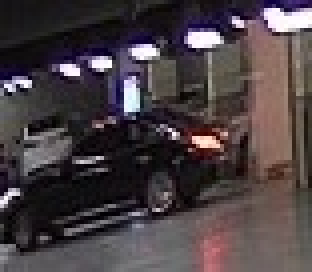
#> input picture cv/crop0.jpg, 78 x 68 px (shown 4 times larger)
$ python otsu.py
#> lines starting #> are read from the running program, lines starting #| are printed output that depends on the picture; after the words box and inside, x2 and y2 are one past the last pixel; in counts of white or black regions, pixels touching at a corner belong together
import sys
import cv2


filenames = ['crop0.jpg']

for filename in filenames:
    src = cv2.imread(filename, cv2.IMREAD_COLOR)
#> src is the input picture: shape (68, 78, 3); mean B, G, R 67.6, 64.2, 73.9

    if src is None:
        print('Image load failed!')
        sys.exit()

    src = cv2.resize(src, (0, 0), fx=0.5, fy=0.5)
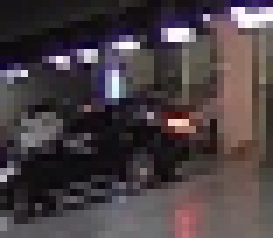
#> src: shape (34, 39, 3) (shown 7 times larger); mean B, G, R 67.7, 64.3, 74.1
    src_gray = cv2.cvtColor(src, cv2.COLOR_BGR2GRAY)
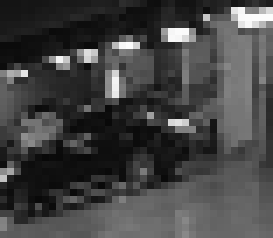
#> src_gray: shape (34, 39) (shown 7 times larger); min 8, max 252, mean 67.6

    th, dst = cv2.threshold(src_gray, 0, 255, cv2.THRESH_BINARY | cv2.THRESH_OTSU)
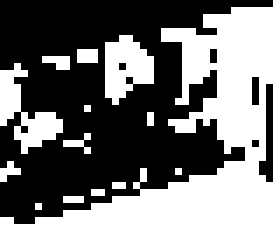
#> dst: shape (34, 39) (shown 7 times larger); 44.7% white; 14 white regions (11 under 20 px), largest, box (x1, y1, x2, y2) and area: (0, 1, 39, 34) 464, (0, 9, 9, 22) 48, (15, 5, 22, 15) 47
#> th = 71
    print('threshold:', th)
#| threshold: 71.0

    cv2.imshow('src', src)
    cv2.imshow('src_gray', src_gray)
    cv2.imshow('dst', dst)
    cv2.waitKey()

cv2.destroyAllWindows()

$ run again, with cv/crop1.jpg copied over cv/crop0.jpg
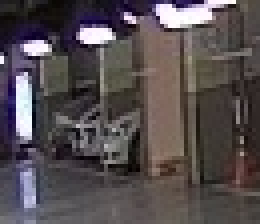
#> input picture cv/crop1.jpg, 65 x 56 px (shown 4 times larger)
#> src is the input picture: shape (56, 65, 3); mean B, G, R 79.7, 77.3, 85
#> src: shape (28, 32, 3)
#> `src_gray = cv2.cvtColor(src, cv2.COLOR_BGR2GRAY)`:
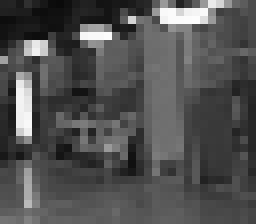
#> src_gray: shape (28, 32) (shown 8 times larger); min 10, max 253, mean 80.3
#> `th, dst = cv2.threshold(src_gray, 0, 255, cv2.THRESH_BINARY | cv2.THRE..`:
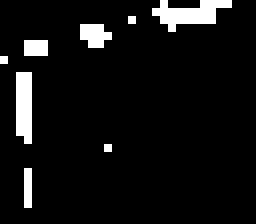
#> dst: shape (28, 32) (shown 8 times larger); 6.8% white in thin lines or dots, all inside (x1, y1, x2, y2) = (0, 0, 29, 26)
#> th = 131
#| threshold: 131.0

$ run again, with cv/banana_sample.jpg copied over cv/crop0.jpg
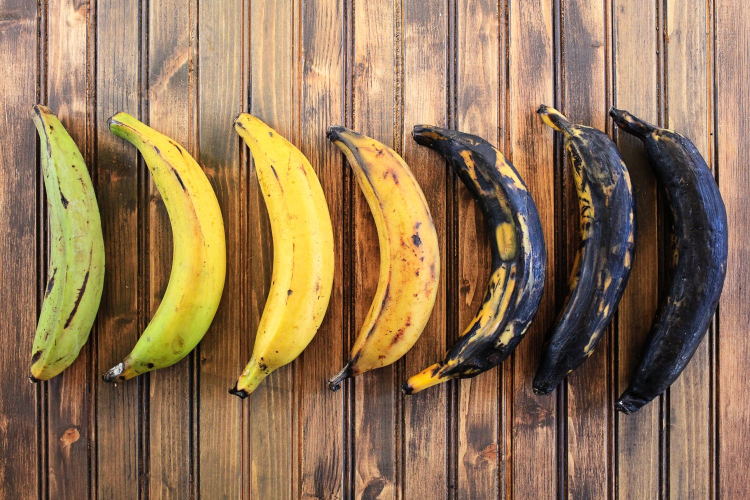
#> input picture cv/banana_sample.jpg, 1500 x 1000 px (shown at 1/2 size)
#> src is the input picture: shape (1000, 1500, 3); mean B, G, R 86.5, 118.2, 146.4
#> src: shape (500, 750, 3)
#> `src_gray = cv2.cvtColor(src, cv2.COLOR_BGR2GRAY)`:
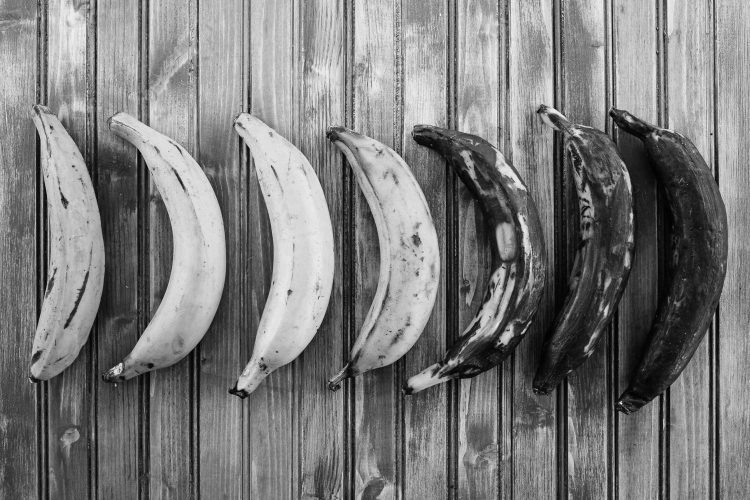
#> src_gray: shape (500, 750); min 1, max 240, mean 123.1
#> `th, dst = cv2.threshold(src_gray, 0, 255, cv2.THRESH_BINARY | cv2.THRE..`:
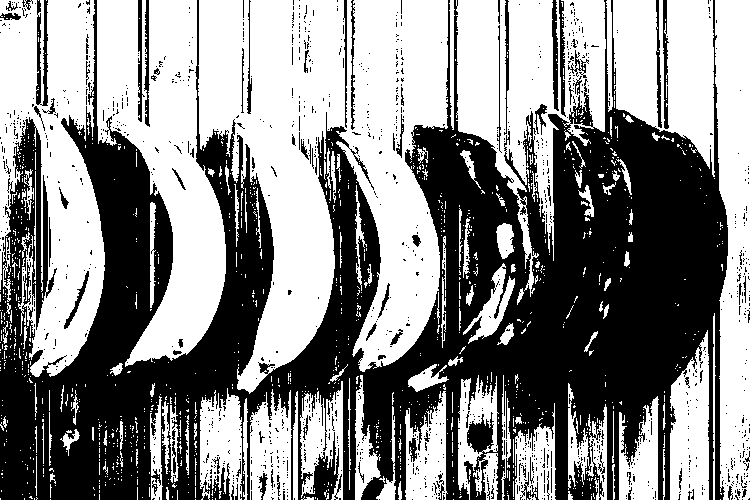
#> dst: shape (500, 750); 53.7% white; 1301 black regions (1209 under 20 px), largest, box (x1, y1, x2, y2) and area: (0, 0, 728, 500) 161607, (36, 0, 48, 106) 744, (552, 0, 559, 111) 498
#> th = 119
#| threshold: 119.0
